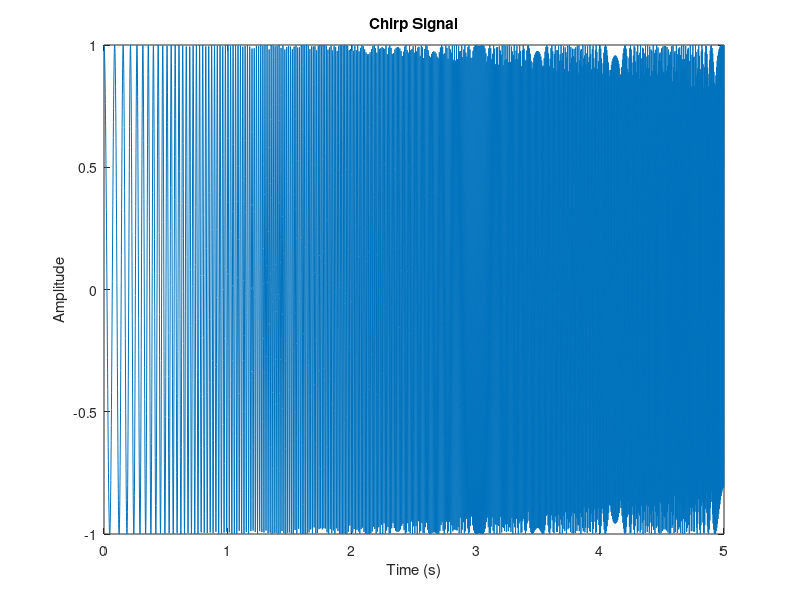

MATLAB code to generate this figure:
Fs=10000;
A=0.8;
Ts=1/Fs;
dur=1.5;
t=0:Ts:dur;
Theta=2*pi*(100+200*t+500*t.*t);
chirpsig=A*sin(Theta);
audiowrite('mychirp1.wav',chirpsig,Fs);

fs = 1000;          % Sampling frequency (Hz)
t = 0:1/fs:5;       % Time vector (5 seconds)

f0 = 10;            % Start frequency (Hz)
f1 = 200;           % End frequency (Hz)

x = chirp(t, f0, 5, f1);   % Linear chirp

plot(t,x)
xlabel('Time (s)')
ylabel('Amplitude')
title('Chirp Signal')


% write signalAnalyzer
